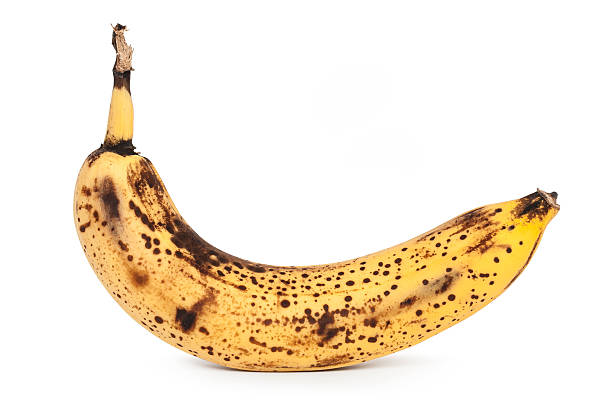
#> input picture imgs/chuoihu.jpg, 612 x 408 px
$ python watershed_ex.py
#> lines starting #> are read from the running program, lines starting #| are printed output that depends on the picture; after the words box and inside, x2 and y2 are one past the last pixel; in counts of white or black regions, pixels touching at a corner belong together
import cv2
import numpy as np
from matplotlib import pyplot as plt

# Step 1: Read the image
img = cv2.imread(r"imgs/chuoihu.jpg")
#> img is the input picture: shape (408, 612, 3); mean B, G, R 215.6, 232.8, 244.4
img_rgb = cv2.cvtColor(img, cv2.COLOR_BGR2RGB)
img_gray = cv2.cvtColor(img_rgb, cv2.COLOR_RGB2GRAY)
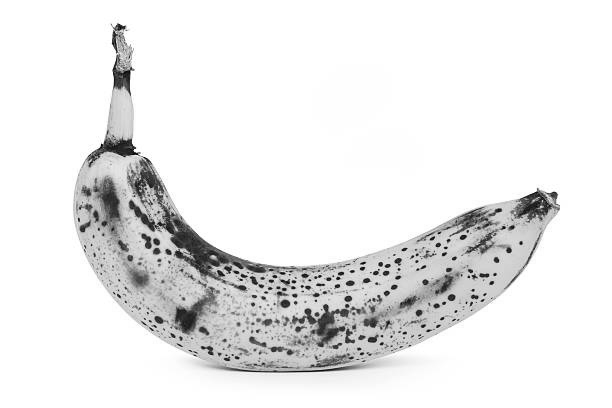
#> img_gray: shape (408, 612); min 1, max 255, mean 234.3

plt.figure(figsize=(12, 8))

# Step 2: Binary thresholding using Otsu's method
_, thresh = cv2.threshold(
    img_gray, 0, 255,
    cv2.THRESH_BINARY_INV + cv2.THRESH_OTSU
)
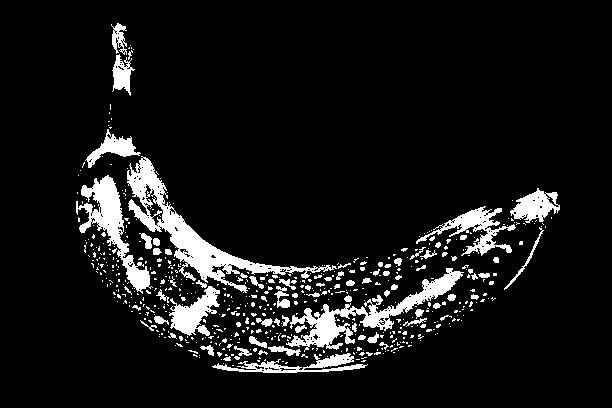
#> thresh: shape (408, 612); 8.8% white; 576 white regions (493 under 20 px), largest, box (x1, y1, x2, y2) and area: (127, 156, 337, 293) 4622, (286, 268, 464, 352) 3162, (76, 175, 153, 294) 2466
plt.subplot(231)
plt.title("Binary Threshold (Otsu)")
plt.imshow(thresh, cmap='gray')

# Step 3: Dilation to obtain sure background
kernel = np.ones((3, 3), np.uint8)
sure_bg = cv2.dilate(thresh, kernel, iterations=3)
#> sure_bg: shape (408, 612); 21.7% white; 4 white regions, box (x1, y1, x2, y2) and area: (73, 101, 563, 376) 52306, (108, 20, 138, 99) 1766, (516, 238, 526, 248) 99, (107, 161, 115, 168) 56
plt.subplot(232)
plt.title("Sure Background")
plt.imshow(sure_bg, cmap='gray')

# Step 4: Distance transform to obtain foreground information
dist_transform = cv2.distanceTransform(thresh, cv2.DIST_L2, 5)
plt.subplot(233)
plt.title("Distance Transform")
plt.imshow(dist_transform, cmap='gray')

# Step 5: Threshold the distance transform to obtain sure foreground
_, sure_fg = cv2.threshold(
    dist_transform, 0.5 * dist_transform.max(), 255, 0
)
#> sure_fg: shape (408, 612) float32; 0.55% white; 15 white regions (4 under 20 px), largest, box (x1, y1, x2, y2) and area: (177, 229, 209, 271) 407, (100, 182, 116, 221) 304, (179, 305, 202, 329) 227
sure_fg = np.uint8(sure_fg)
plt.subplot(234)
plt.title("Sure Foreground")
plt.imshow(sure_fg, cmap='gray')

# Step 6: Unknown region = background - foreground
unknown = cv2.subtract(sure_bg, sure_fg)
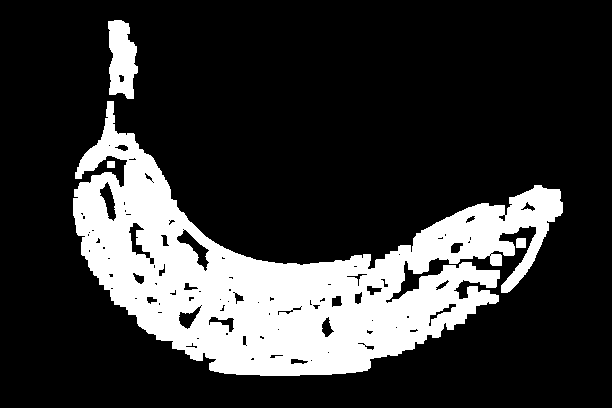
#> unknown: shape (408, 612); 21.2% white; 4 white regions, box (x1, y1, x2, y2) and area: (73, 101, 563, 376) 50951, (108, 20, 138, 99) 1739, (516, 238, 526, 248) 99, (107, 161, 115, 168) 56
plt.subplot(235)
plt.title("Unknown Region")
plt.imshow(unknown, cmap='gray')

# Step 7: Label connected components in the foreground
_, markers = cv2.connectedComponents(sure_fg)
#> markers: shape (408, 612) int32; 16 distinct labels, from 0 to 15
markers = markers + 1  # Background is labeled as 1, foreground starts from 2
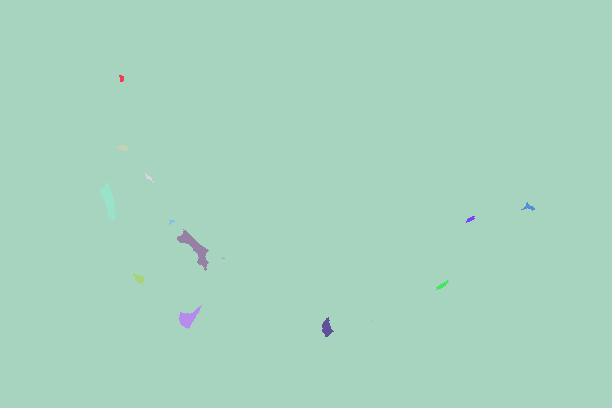
#> markers: shape (408, 612) int32; 16 distinct labels, from 1 to 16; one colour per label, 0 black
markers[unknown == 255] = 0  # Unknown regions are labeled as 0
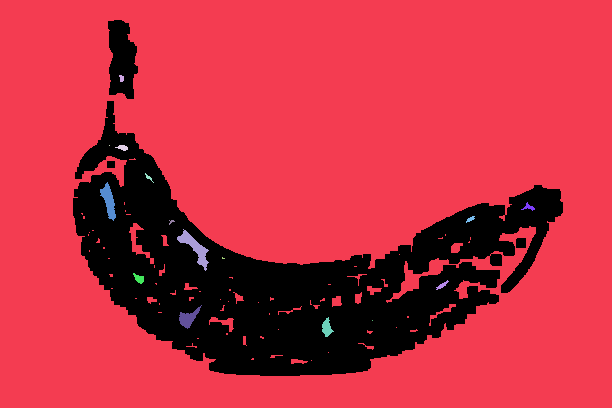
#> markers: shape (408, 612) int32; 17 distinct labels, from 0 to 16; one colour per label, 0 black

# Step 8: Apply the Watershed algorithm
markers = cv2.watershed(img_rgb, markers)
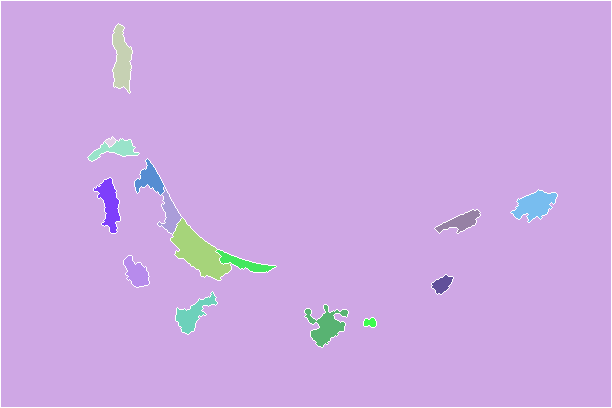
#> markers: shape (408, 612) int32; 17 distinct labels, from -1 to 16; one colour per label, 0 black, -1 white
print(markers)
#> (printed output is left out)

# Draw watershed boundaries (-1) in red
img_result = img_rgb.copy()
img_result[markers == -1] = [255, 0, 0]
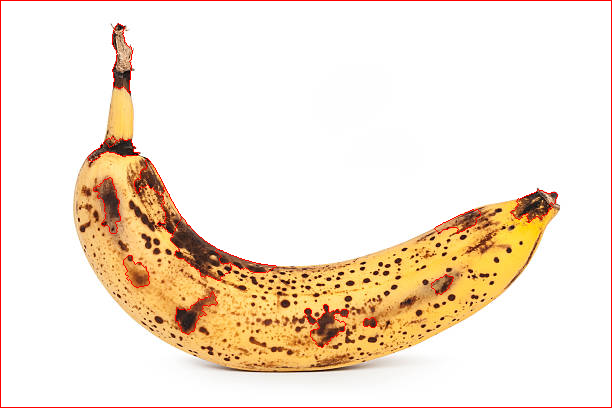
#> img_result: shape (408, 612, 3); mean R, G, B 245, 229.9, 213
plt.subplot(236)
plt.title("Watershed Result")
plt.imshow(img_result)

plt.tight_layout()
plt.show()

$ run again, with imgs/conf_matrix.png saved as imgs/chuoihu.jpg
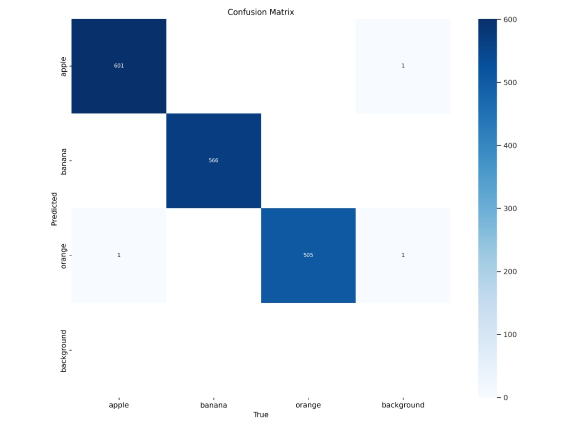
#> input picture imgs/conf_matrix.png, 1139 x 854 px (shown at 1/2 size)
#> img is the input picture: shape (854, 1139, 3); mean B, G, R 239.2, 230.2, 222.2
#> thresh: shape (854, 1139); 12.8% white; 120 white regions (24 under 20 px), largest, box (x1, y1, x2, y2) and area: (139, 38, 711, 606) 107411, (957, 38, 1002, 414) 13873, (540, 18, 551, 30) 74
#> sure_bg: shape (854, 1139); 15.1% white; 25 white regions, largest, box (x1, y1, x2, y2) and area: (118, 35, 714, 609) 115131, (954, 31, 1036, 425) 18606, (118, 658, 146, 747) 1415
#> unknown: shape (854, 1139); 10.3% white; 28 white regions, largest, box (x1, y1, x2, y2) and area: (118, 35, 714, 609) 58550, (954, 31, 1036, 425) 18606, (582, 480, 652, 540) 3525
#> `markers = cv2.watershed(img_rgb, markers)`:
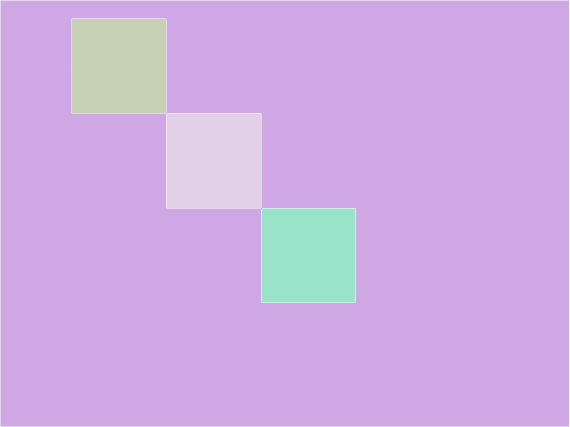
#> markers: shape (854, 1139) int32 (shown at 1/2 size); 6 distinct labels, from -1 to 4; one colour per label, 0 black, -1 white
#> (printed output is left out)
#> `img_result[markers == -1] = [255, 0, 0]`:
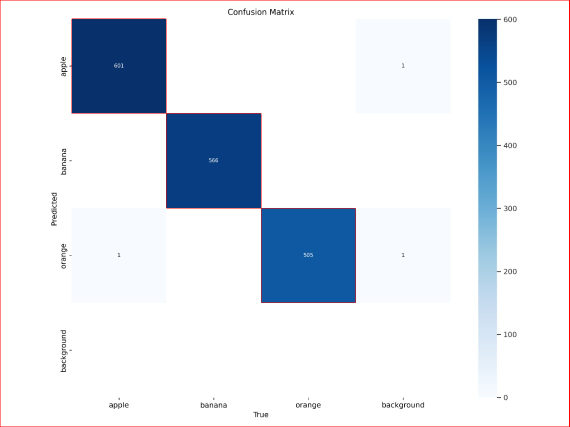
#> img_result: shape (854, 1139, 3) (shown at 1/2 size); mean R, G, B 222.5, 228.8, 237.7
